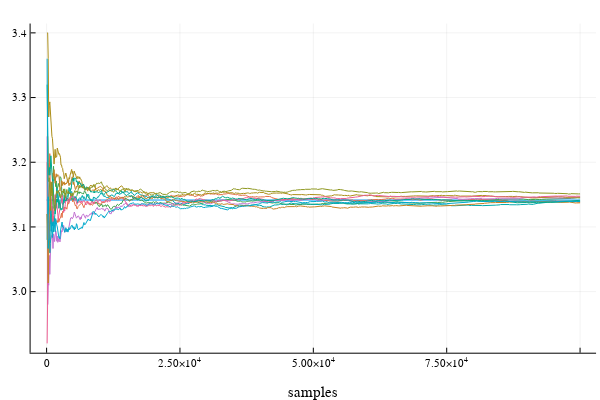

This figure's notebook cell:
### Code cell
plotly()
p = plot([1,100_000], [pi,pi])
for _ in 1:10
    plot!(p, mc_pi_traj()... , xlabel="samples", legend=nothing)
end
p

### Figure 1 — Plotly figure (JSON) as saved in the notebook; plotly's stock layout.template omitted (floating-point values rounded to 4 significant figures; data arrays with more than 128 entries replaced by an {"elided": "..."} marker saying what was removed)
{"data": [{"colorbar": {"title": ""}, "legendgroup": "y1", "line": {"color": "rgba(0, 154, 250, 1.000)", "dash": "solid", "shape": "linear", "width": 1}, "mode": "lines", "name": "y1", "showlegend": true, "type": "scatter", "x": [1, 100000], "xaxis": "x", "y": [3.142, 3.142], "yaxis": "y", "zmax": null, "zmin": null}, {"colorbar": {"title": ""}, "legendgroup": "y2", "line": {"color": "rgba(227, 111, 71, 1.000)", "dash": "solid", "shape": "linear", "width": 1}, "mode": "lines", "name": "y2", "showlegend": true, "type": "scatter", "x": {"elided": "1000 int values"}, "xaxis": "x", "y": {"elided": "1000 float values"}, "yaxis": "y", "zmax": null, "zmin": null}, {"colorbar": {"title": ""}, "legendgroup": "y3", "line": {"color": "rgba(62, 164, 78, 1.000)", "dash": "solid", "shape": "linear", "width": 1}, "mode": "lines", "name": "y3", "showlegend": true, "type": "scatter", "x": {"elided": "1000 int values"}, "xaxis": "x", "y": {"elided": "1000 float values"}, "yaxis": "y", "zmax": null, "zmin": null}, {"colorbar": {"title": ""}, "legendgroup": "y4", "line": {"color": "rgba(195, 113, 210, 1.000)", "dash": "solid", "shape": "linear", "width": 1}, "mode": "lines", "name": "y4", "showlegend": true, "type": "scatter", "x": {"elided": "1000 int values"}, "xaxis": "x", "y": {"elided": "1000 float values"}, "yaxis": "y", "zmax": null, "zmin": null}, {"colorbar": {"title": ""}, "legendgroup": "y5", "line": {"color": "rgba(172, 142, 24, 1.000)", "dash": "solid", "shape": "linear", "width": 1}, "mode": "lines", "name": "y5", "showlegend": true, "type": "scatter", "x": {"elided": "1000 int values"}, "xaxis": "x", "y": {"elided": "1000 float values"}, "yaxis": "y", "zmax": null, "zmin": null}, {"colorbar": {"title": ""}, "legendgroup": "y6", "line": {"color": "rgba(0, 170, 174, 1.000)", "dash": "solid", "shape": "linear", "width": 1}, "mode": "lines", "name": "y6", "showlegend": true, "type": "scatter", "x": {"elided": "1000 int values"}, "xaxis": "x", "y": {"elided": "1000 float values"}, "yaxis": "y", "zmax": null, "zmin": null}, {"colorbar": {"title": ""}, "legendgroup": "y7", "line": {"color": "rgba(237, 94, 147, 1.000)", "dash": "solid", "shape": "linear", "width": 1}, "mode": "lines", "name": "y7", "showlegend": true, "type": "scatter", "x": {"elided": "1000 int values"}, "xaxis": "x", "y": {"elided": "1000 float values"}, "yaxis": "y", "zmax": null, "zmin": null}, {"colorbar": {"title": ""}, "legendgroup": "y8", "line": {"color": "rgba(198, 130, 37, 1.000)", "dash": "solid", "shape": "linear", "width": 1}, "mode": "lines", "name": "y8", "showlegend": true, "type": "scatter", "x": {"elided": "1000 int values"}, "xaxis": "x", "y": {"elided": "1000 float values"}, "yaxis": "y", "zmax": null, "zmin": null}, {"colorbar": {"title": ""}, "legendgroup": "y9", "line": {"color": "rgba(0, 169, 141, 1.000)", "dash": "solid", "shape": "linear", "width": 1}, "mode": "lines", "name": "y9", "showlegend": true, "type": "scatter", "x": {"elided": "1000 int values"}, "xaxis": "x", "y": {"elided": "1000 float values"}, "yaxis": "y", "zmax": null, "zmin": null}, {"colorbar": {"title": ""}, "legendgroup": "y10", "line": {"color": "rgba(142, 151, 30, 1.000)", "dash": "solid", "shape": "linear", "width": 1}, "mode": "lines", "name": "y10", "showlegend": true, "type": "scatter", "x": {"elided": "1000 int values"}, "xaxis": "x", "y": {"elided": "1000 float values"}, "yaxis": "y", "zmax": null, "zmin": null}, {"colorbar": {"title": ""}, "legendgroup": "y11", "line": {"color": "rgba(0, 169, 204, 1.000)", "dash": "solid", "shape": "linear", "width": 1}, "mode": "lines", "name": "y11", "showlegend": true, "type": "scatter", "x": {"elided": "1000 int values"}, "xaxis": "x", "y": {"elided": "1000 float values"}, "yaxis": "y", "zmax": null, "zmin": null}], "layout": {"annotations": [], "height": 400, "margin": {"b": 20, "l": 0, "r": 0, "t": 20}, "paper_bgcolor": "rgba(255, 255, 255, 1.000)", "plot_bgcolor": "rgba(255, 255, 255, 1.000)", "showlegend": false, "width": 600, "xaxis": {"anchor": "y", "domain": [0.05101, 0.9934], "gridcolor": "rgba(0, 0, 0, 0.100)", "gridwidth": 0.5, "linecolor": "rgba(0, 0, 0, 1.000)", "mirror": false, "range": [-2999.0, 103000.0], "showgrid": true, "showline": true, "showticklabels": true, "tickangle": 0, "tickcolor": "rgb(0, 0, 0)", "tickfont": {"color": "rgba(0, 0, 0, 1.000)", "family": "sans-serif", "size": 11}, "tickmode": "array", "ticks": "inside", "ticktext": ["0", "2.50×10<sup>4</sup>", "5.00×10<sup>4</sup>", "7.50×10<sup>4</sup>", "1.00×10<sup>5</sup>"], "tickvals": [0, 25000, 50000, 75000, 100000], "title": "samples", "titlefont": {"color": "rgba(0, 0, 0, 1.000)", "family": "sans-serif", "size": 15}, "type": "-", "visible": true, "zeroline": false, "zerolinecolor": "rgba(0, 0, 0, 1.000)"}, "yaxis": {"anchor": "x", "domain": [0.07581, 0.9902], "gridcolor": "rgba(0, 0, 0, 0.100)", "gridwidth": 0.5, "linecolor": "rgba(0, 0, 0, 1.000)", "mirror": false, "range": [2.906, 3.414], "showgrid": true, "showline": true, "showticklabels": true, "tickangle": 0, "tickcolor": "rgb(0, 0, 0)", "tickfont": {"color": "rgba(0, 0, 0, 1.000)", "family": "sans-serif", "size": 11}, "tickmode": "array", "ticks": "inside", "ticktext": ["3.0", "3.1", "3.2", "3.3", "3.4"], "tickvals": [3, 3.1, 3.2, 3.3, 3.4], "title": "", "titlefont": {"color": "rgba(0, 0, 0, 1.000)", "family": "sans-serif", "size": 15}, "type": "-", "visible": true, "zeroline": false, "zerolinecolor": "rgba(0, 0, 0, 1.000)"}}}
